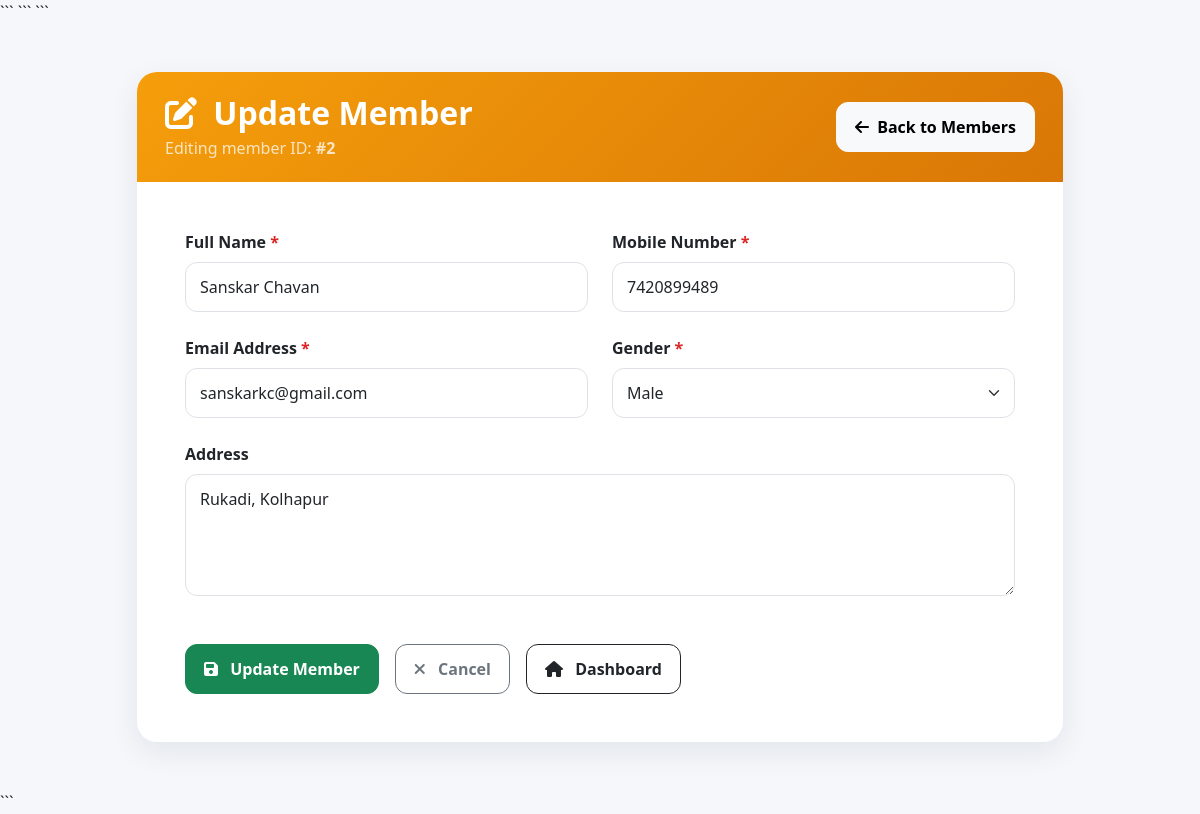
Page /update_member/2 (signed in) on the committed database.
### tables this page shows
CREATE TABLE members(
            member_id INTEGER PRIMARY KEY AUTOINCREMENT,
            full_name TEXT NOT NULL,
            gender TEXT NOT NULL,
            dob TEXT,
            mobile TEXT UNIQUE NOT NULL,
            email TEXT,
            height REAL,
            weight REAL,
            address TEXT,
            joining_date TEXT DEFAULT (DATE('now')),
            status TEXT DEFAULT 'Active'
        , password TEXT, qr_code TEXT);

### app.py (the view, shortened to what this page needs)
@app.route('/update_member/<int:id>', methods=['GET', 'POST'])
@admin_required
def update_member(id):
    conn = get_connection()
    conn.row_factory = sql.Row
    cur = conn.cursor()
    cur.execute('SELECT * FROM members WHERE member_id=?', (id,))
    member = cur.fetchone()
    conn.close()
    return render_template('update_member.html', member=member)

### app.py (called while the page is built)
def admin_required(f):
    @wraps(f)
    def decorated_function(*args, **kwargs):
        if 'admin' not in session:
            flash("Please login as Admin.","warning")
            return redirect(url_for('home'))
        return f(*args, **kwargs)
    return decorated_function

### database.py (called while the page is built)
def get_connection():
    conn = sql.connect(DATABASE_PATH)
    conn.row_factory = sql.Row
    conn.execute('PRAGMA foreign_keys = ON')
    return conn

### templates/update_member.html (shortened to what this page needs)
<!DOCTYPE html>
<html lang="en">
<head>
    <link href="https://cdn.jsdelivr.net/npm/bootstrap@5.3.3/dist/css/bootstrap.min.css" rel="stylesheet">
    <link rel="stylesheet" href="https://cdnjs.cloudflare.com/ajax/libs/font-awesome/6.5.2/css/all.min.css">
    ```
</head>
<body>
    ```
    <div class="container py-5">
        <div class="row justify-content-center">
            <div class="col-lg-10">
                <div class="card form-card">
                    <div class="form-header d-flex justify-content-between align-items-center flex-wrap gap-3">
                        <div>
                            <h2 class="mb-1 fw-bold">
                                <i class="fa-solid fa-pen-to-square me-2"></i>
                                Update Member
                            </h2>
                            <p class="mb-0 opacity-75">
                                Editing member ID: <strong>#{{ member.member_id }}</strong>
                            </p>
                        </div>
                        <a href="/view_members" class="btn btn-light">
                            <i class="fa-solid fa-arrow-left me-1"></i>
                            Back to Members
                        </a>
                    </div>
                    <div class="card-body p-4 p-lg-5">
                        <form method="POST">
                            <div class="row g-4">
                                <div class="col-md-6">
                                    <label class="form-label required fw-semibold">Full Name</label>
                                    <input type="text" name="full_name" value="{{ member.full_name }}"
                                        class="form-control" required>
                                </div>
                                <div class="col-md-6">
                                    <label class="form-label required fw-semibold">Mobile Number</label>
                                    <input type="text" name="mobile" value="{{ member.mobile }}" class="form-control"
                                        pattern="[0-9]{10}" maxlength="10" required>
                                </div>
                                <div class="col-md-6">
                                    <label class="form-label required fw-semibold">Email Address</label>
                                    <input type="email" name="email" value="{{ member.email }}" class="form-control"
                                        required>
                                </div>
                                <div class="col-md-6">
                                    <label class="form-label required fw-semibold">Gender</label>
                                    <select name="gender" class="form-select" required>
                                        <option value="Male" {% if member.gender=='Male' %}selected{% endif %}>Male
                                        </option>
                                    </select>
                                </div>
                                <div class="col-12">
                                    <label class="form-label fw-semibold">Address</label>
                                    <textarea name="address" class="form-control" rows="4"
                                        placeholder="Enter complete address">{{ member.address }}</textarea>
                                </div>
                            </div>
                            <div class="d-flex flex-wrap gap-3 mt-5">
                                <button type="submit" class="btn btn-success">
                                    <i class="fa-solid fa-floppy-disk me-2"></i>
                                    Update Member
                                </button>
                                <a href="/view_members" class="btn btn-outline-secondary">
                                    <i class="fa-solid fa-xmark me-2"></i>
                                    Cancel
                                </a>
                                <a href="/dashboard" class="btn btn-outline-dark">
                                    <i class="fa-solid fa-house me-2"></i>
                                    Dashboard
                                </a>
                            </div>
                        </form>
                    </div>
                </div>
            </div>
        </div>
    </div>
    ```
</body>
</html>

### templates/update_member.html (style rules this page uses)
body { background: #f5f7fb; font-family: 'Segoe UI', sans-serif; }
.form-card { border: 0; border-radius: 20px; box-shadow: 0 10px 30px rgba(15, 23, 42, 0.08); }
.form-header { background: linear-gradient(135deg, #f59e0b, #d97706); color: #fff; border-radius: 20px 20px 0 0; padding: 22px 28px; }
.required::after { content: " *"; color: #dc2626; }
.form-control, .form-select { border-radius: 12px; padding: 12px 14px; }
.btn { border-radius: 12px; padding: 12px 18px; font-weight: 600; }

### rows in the picture
members: member_id "2", full_name "Sanskar Chavan", mobile "7420899489", email "sanskarkc@gmail.com", gender "Male", address "Rukadi, Kolhapur"
